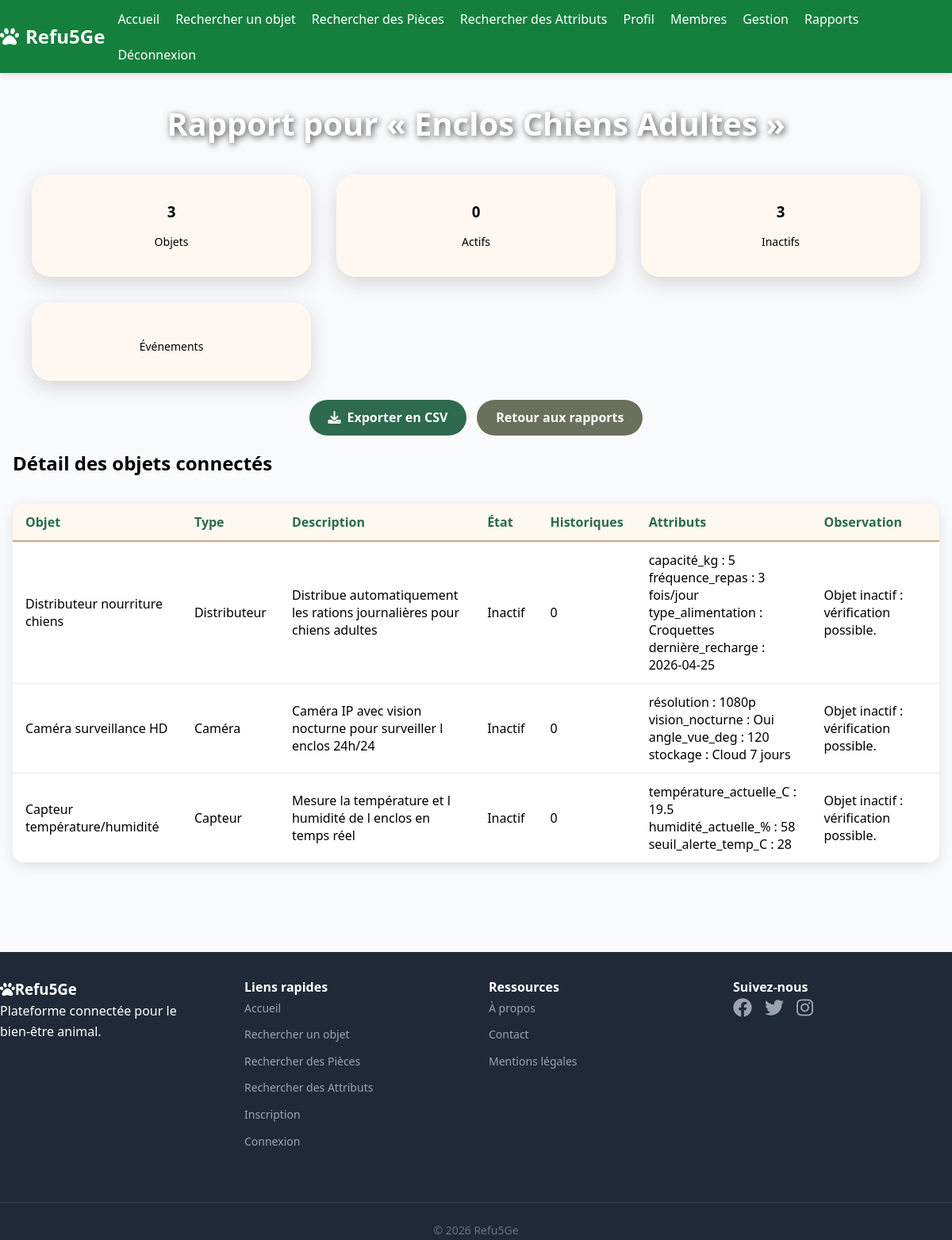
The app's page /rapports/piece/1/ (signed in), older data.
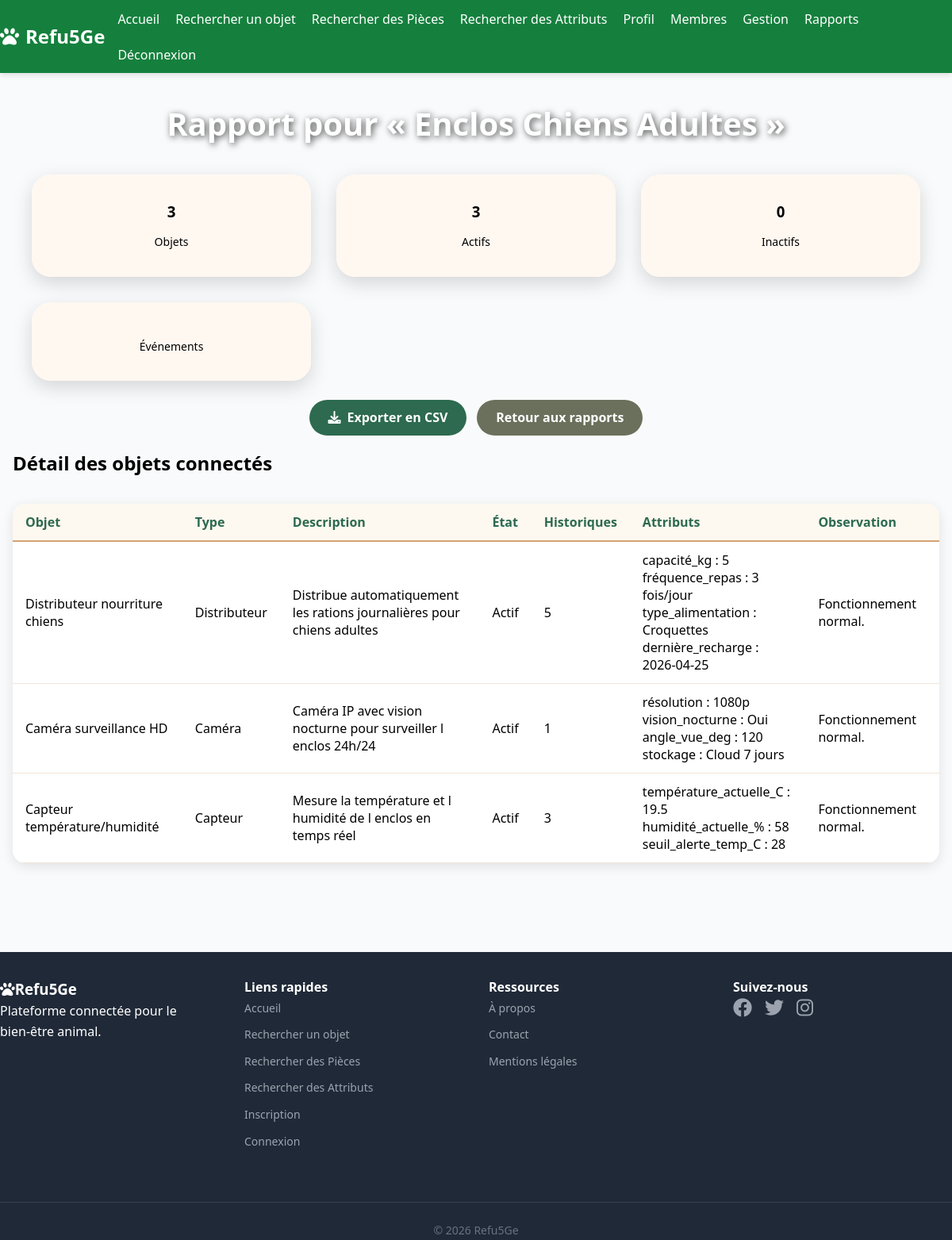
The same page, newer data.
### core/models.py (models this page shows, shortened)
class Device(models.Model):
    id = models.AutoField(primary_key=True)
    name = models.CharField(max_length=100)
    type = models.CharField(max_length=50)
    description = models.TextField(max_length=200)
    state = models.BooleanField(default=False)
    room = models.ForeignKey(Room, on_delete=models.CASCADE, related_name='devices')
    consumption_per_hour = models.FloatField(default=0.0, validators=[MinValueValidator(0.0)])

### rapports/views.py (the view)
# urls.py: path("piece/<int:room_id>/", views.rapport_piece, name="rapport_piece"),
def rapport_piece(request, room_id):
    room = get_object_or_404(Room, id=room_id)
    devices = (
        Device.objects
        .filter(room=room)
        .prefetch_related("attributes", "logs")
    )
    total_devices = devices.count()
    active_devices = devices.filter(state=True).count()
    inactive_devices = devices.filter(state=False).count()
    device_stats = []
    for device in devices:
        logs_count = device.logs.count()
        attributes = device.attributes.all()
        if not device.state:
            observation = "Objet inactif : vérification possible."
        elif logs_count == 0:
            observation = "Aucun historique : données insuffisantes."
        else:
            observation = "Fonctionnement normal."
        device_stats.append({
            "device": device,
            "logs_count": logs_count,
            "attributes": attributes,
            "observation": observation,
        })
    context = {
        "room": room,
        "devices": devices,
        "total_devices": total_devices,
        "active_devices": active_devices,
        "inactive_devices": inactive_devices,
        "device_stats": device_stats,
    }
    return render(request, "rapports/piece.html", context)

### templates/rapports/piece.html (shortened to what this page needs)
{% extends "base.html" %}
{% block body_class %}auth-page{% endblock %}
{% block content %}
<div class="auth-content">
    <div class="userlist-container">
        <h1 class="userlist-title">Rapport pour « {{ room.name }} »</h1>
        <div class="cards-grid mb-6">
            <div class="card text-center">
                <h3>{{ total_devices }}</h3>
                <p class="text-sm text-gray-600">Objets</p>
            </div>
            <div class="card text-center">
                <h3>{{ active_devices }}</h3>
                <p class="text-sm text-gray-600">Actifs</p>
            </div>
            <div class="card text-center">
                <h3>{{ inactive_devices }}</h3>
                <p class="text-sm text-gray-600">Inactifs</p>
            </div>
            <div class="card text-center">
                <p class="text-sm text-gray-600">Événements</p>
            </div>
        </div>
        <div class="btn-row mb-4">
            <a href="{% url 'export_room_csv' room.id %}" class="btn btn-primary">
                <i class="fas fa-download mr-2"></i>Exporter en CSV
            </a>
            <a href="{% url 'rapports_accueil' %}" class="btn btn-secondary">Retour aux rapports</a>
        </div>
        <h2 class="text-xl font-semibold mt-4 mb-2">Détail des objets connectés</h2>
        <div class="table-wrapper">
            <table>
                <thead>
                    <tr>
                        <th>Objet</th>
                        <th>Type</th>
                        <th>Description</th>
                        <th>État</th>
                        <th>Historiques</th>
                        <th>Attributs</th>
                        <th>Observation</th>
                    </tr>
                </thead>
                <tbody>
                    {% for stat in device_stats %}
                    <tr>
                        <td>{{ stat.device.name }}</td>
                        <td>{{ stat.device.type }}</td>
                        <td>{{ stat.device.description }}</td>
                        <td>{% if stat.device.state %}Actif{% else %}Inactif{% endif %}</td>
                        <td>{{ stat.logs_count }}</td>
                        <td>
                            {% for attr in stat.attributes %}
                                {{ attr.key }} : {{ attr.value }}<br>
                            {% empty %}
                                Aucun attribut
                            {% endfor %}
                        </td>
                        <td>{{ stat.observation }}</td>
                    </tr>
                    {% empty %}
                    <tr><td colspan="7">Aucun objet dans cette pièce.</td></tr>
                    {% endfor %}
                </tbody>
            </table>
        </div>
    </div>
</div>
{% endblock %}

Row changes from the older to the newer data that the page shows:
changed Device "Distributeur nourriture chiens": logs_count "0" → "5"; observation "Objet inactif : vérification possible." → "Fonctionnement normal."; state "Inactif" → "Actif"
changed Device "Caméra surveillance HD": logs_count "0" → "1"; observation "Objet inactif : vérification possible." → "Fonctionnement normal."; state "Inactif" → "Actif"
changed Device "Capteur température/humidité": logs_count "0" → "3"; observation "Objet inactif : vérification possible." → "Fonctionnement normal."; state "Inactif" → "Actif"
Text that changed along with them:
{{ active_devices }}: "0" → "3"
{{ inactive_devices }}: "3" → "0"
